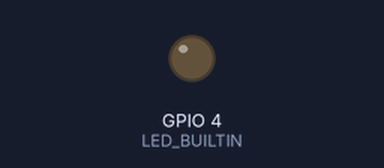
The sketch below on a simulated ESP32. Shown: output pins drawn as LEDs (lit = HIGH). WiFi joins after 1.5 s; servers stay silent unless stated; the camera gives no picture; not simulated (calls return 0 or success): secrets.h; what the sketch prints to the serial monitor is not drawn.

Above: at 0.6 s.
At 2.0 s:
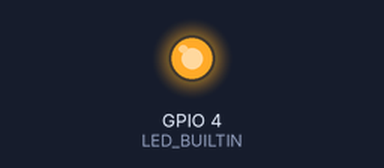
Timing chart, 0 to 3.5 s (numbered marks = the images above):
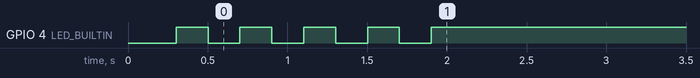

The sketch:

ESP32cam.ino
```cpp
#include "esp_camera.h"
#include <WiFi.h>
#include "esp_timer.h"
#include "img_converters.h"
#include "fb_gfx.h"
#include "soc/soc.h"
#include "soc/rtc_cntl_reg.h"
#include "esp_http_server.h"
#include "secrets.h"

// Select camera model
#define CAMERA_MODEL_AI_THINKER

#if defined(CAMERA_MODEL_AI_THINKER)
  #define PWDN_GPIO_NUM     32
  #define RESET_GPIO_NUM    -1
  #define XCLK_GPIO_NUM      0
  #define SIOD_GPIO_NUM     26
  #define SIOC_GPIO_NUM     27
  #define Y9_GPIO_NUM       35
  #define Y8_GPIO_NUM       34
  #define Y7_GPIO_NUM       39
  #define Y6_GPIO_NUM       36
  #define Y5_GPIO_NUM       21
  #define Y4_GPIO_NUM       19
  #define Y3_GPIO_NUM       18
  #define Y2_GPIO_NUM        5
  #define VSYNC_GPIO_NUM    25
  #define HREF_GPIO_NUM     23
  #define PCLK_GPIO_NUM     22
#endif

const char* ssid = WIFI_SSID;
const char* password = WIFI_PASSWORD;

#define LED_BUILTIN 4  // LED pada board ESP32-CAM

void startCameraServer();

void setup() {
  WRITE_PERI_REG(RTC_CNTL_BROWN_OUT_REG, 0); // Matikan brownout detector

  Serial.begin(115200);
  Serial.setDebugOutput(true);
  Serial.println();

  // --- Inisialisasi LED
  pinMode(LED_BUILTIN, OUTPUT);
  digitalWrite(LED_BUILTIN, LOW); // Mati dulu

  camera_config_t config;
  config.ledc_channel = LEDC_CHANNEL_0;
  config.ledc_timer = LEDC_TIMER_0;
  config.pin_d0 = Y2_GPIO_NUM;
  config.pin_d1 = Y3_GPIO_NUM;
  config.pin_d2 = Y4_GPIO_NUM;
  config.pin_d3 = Y5_GPIO_NUM;
  config.pin_d4 = Y6_GPIO_NUM;
  config.pin_d5 = Y7_GPIO_NUM;
  config.pin_d6 = Y8_GPIO_NUM;
  config.pin_d7 = Y9_GPIO_NUM;
  config.pin_xclk = XCLK_GPIO_NUM;
  config.pin_pclk = PCLK_GPIO_NUM;
  config.pin_vsync = VSYNC_GPIO_NUM;
  config.pin_href = HREF_GPIO_NUM;
  config.pin_sscb_sda = SIOD_GPIO_NUM;
  config.pin_sscb_scl = SIOC_GPIO_NUM;
  config.pin_pwdn = PWDN_GPIO_NUM;
  config.pin_reset = RESET_GPIO_NUM;
  config.xclk_freq_hz = 20000000;
  config.pixel_format = PIXFORMAT_JPEG;

  if(psramFound()){
    config.frame_size = FRAMESIZE_VGA; // 640x480
    config.jpeg_quality = 10;
    config.fb_count = 2;
  } else {
    config.frame_size = FRAMESIZE_SVGA;
    config.jpeg_quality = 12;
    config.fb_count = 1;
  }

  // --- Inisialisasi Kamera
  esp_err_t err = esp_camera_init(&config);
  if (err != ESP_OK) {
    Serial.printf("Camera init failed with error 0x%x", err);
    return;
  }

  // --- Mulai koneksi WiFi
  WiFi.begin(ssid, password);
  WiFi.setSleep(false);

  while (WiFi.status() != WL_CONNECTED) {
    // Kedipkan LED saat connecting
    digitalWrite(LED_BUILTIN, HIGH);
    delay(200);
    digitalWrite(LED_BUILTIN, LOW);
    delay(200);
    Serial.print(".");
  }

  // Setelah terhubung, LED nyala terus
  digitalWrite(LED_BUILTIN, HIGH);

  Serial.println();
  Serial.println("WiFi connected");

  startCameraServer();

  Serial.print("Camera Ready! Use 'http://");
  Serial.print(WiFi.localIP());
  Serial.println("' to connect");
}

void loop() {
  delay(10000);
}

// Handler untuk /capture
esp_err_t capture_handler(httpd_req_t *req){
  camera_fb_t * fb = NULL;
  esp_err_t res = ESP_OK;

  fb = esp_camera_fb_get();
  if (!fb) {
    Serial.println("Camera capture failed");
    httpd_resp_send_500(req);
    return ESP_FAIL;
  }

  res = httpd_resp_set_type(req, "image/jpeg");
  if(res == ESP_OK){
    res = httpd_resp_send(req, (const char *)fb->buf, fb->len);
  }

  esp_camera_fb_return(fb);
  return res;
}

void startCameraServer() {
  httpd_config_t config = HTTPD_DEFAULT_CONFIG();
  config.server_port = 80;

  httpd_handle_t server = NULL;
  if (httpd_start(&server, &config) == ESP_OK) {
    httpd_uri_t capture_uri = {
      .uri       = "/capture",
      .method    = HTTP_GET,
      .handler   = capture_handler,
      .user_ctx  = NULL
    };
    httpd_register_uri_handler(server, &capture_uri);
  }
}
```
